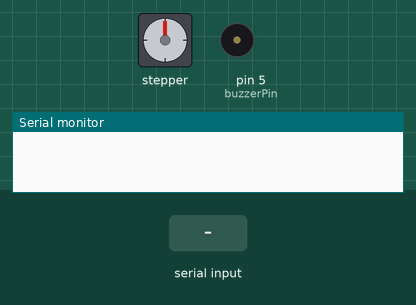
Simulated run of this sketch. Board: Arduino Uno, built with avr-gcc and run on an emulated ATmega328P. Shown: stepper motor, buzzer (waves = sounding, pin HIGH), the last lines printed to the serial monitor. Wiring (inferred from the names in the program): stepper motor driver (200 steps per turn assumed): step pin 3; direction pin 2. Inputs (shaded band) come from the test bench. Pins used as bus, display or sensor lines are not drawn.

Above: at 1.2 s.
1.3 s: "j" received over Serial
At 1.7 s:
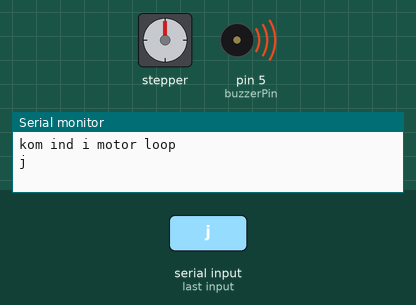
Timing chart, 0 to 19.2 s (numbered marks = the images above; inputs shaded):
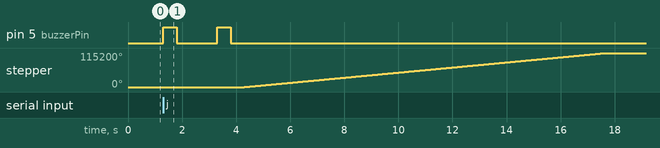

Measured:
- after the input at 1.3 s, pin 5 (buzzerPin): alternates HIGH for 0.50 s and LOW for 1.5 s, 4 changes in all, then stays LOW, starting at once; stepper: turns 115200° clockwise in 13.4 s, starting after 3.0 s

The sketch:

TestDummyMotorProjekt2.ino
```cpp
#include <AccelStepper.h>
#include <Wire.h>
#define buzzerPin 5
const int directionPin = 2;
const int stepPin = 3;
char test = 'x';

void setup()
{
  Serial.begin(115200);
  while (!Serial) delay(10);
  pinMode(directionPin, OUTPUT);
  pinMode(stepPin, OUTPUT);
  pinMode(buzzerPin, OUTPUT);
  digitalWrite(directionPin, LOW);
  digitalWrite(stepPin, LOW);
}

void loop()
{
  if(Serial.available() > 0){
    char data = Serial.read();
    Serial.println("kom ind i motor loop");
    Serial.println(data);
    if(data == 'j')
    {
      beep();
      delay(1000);
      beep();
      open();
    }
    else if(data == 'n')
    {
      beep();
      delay(1000);
      beep();
      close();
    }
    else{
      standby();
   }
  }
}

void beep()
{
  int u;
  for(u=0; u<80; u++)
  digitalWrite(buzzerPin, HIGH);
  delay(500);
  digitalWrite(buzzerPin, LOW);
  delay(500);
}
void standby()
{
 digitalWrite(stepPin, LOW);
 delayMicroseconds(600);
 digitalWrite(stepPin, LOW);
 delayMicroseconds(600);
 test = 2;
}
void run()
{
 digitalWrite(stepPin, HIGH);
 delayMicroseconds(100);
 digitalWrite(stepPin, LOW);
 delayMicroseconds(100);
}
void open()
{
  //Towards metal end
  digitalWrite(directionPin, HIGH);
  for(uint16_t i=0; i<64000; i++)
  {
    run();
  }
  standby();
}

void close()
{
  //Towards stepper motor
  digitalWrite(directionPin, LOW);
    for(uint16_t i=0; i<64000; i++){
      run();
  }
  standby();
}
```
